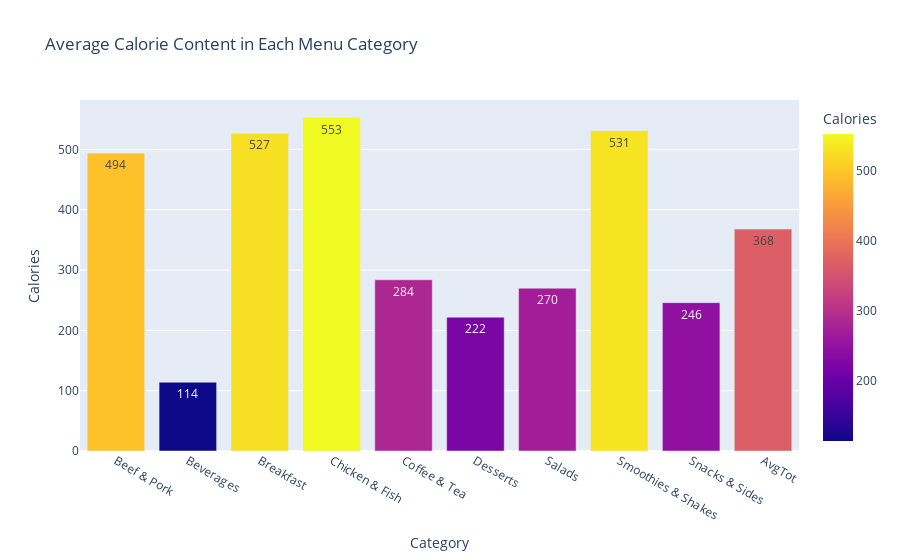

Source (notebook cell):
### Code cell
import plotly.express as px

fig = px.bar(df_calAvg_meal, x="Category", y="Calories", 
             text='Calories', color="Calories", title="Average Calorie Content in Each Menu Category")
fig.show()

### Figure 1 — Plotly figure (JSON) as saved in the notebook; plotly's stock layout.template omitted (floating-point values rounded to 4 significant figures)
{"data": [{"alignmentgroup": "True", "hovertemplate": "Category=%{x}<br>Calories=%{marker.color}<extra></extra>", "legendgroup": "", "marker": {"color": [494, 114, 527, 553, 284, 222, 270, 531, 246, 368], "coloraxis": "coloraxis"}, "name": "", "offsetgroup": "", "orientation": "v", "showlegend": false, "text": [494, 114, 527, 553, 284, 222, 270, 531, 246, 368], "textposition": "auto", "type": "bar", "x": ["Beef & Pork", "Beverages", "Breakfast", "Chicken & Fish", "Coffee & Tea", "Desserts", "Salads", "Smoothies & Shakes", "Snacks & Sides", "AvgTot"], "xaxis": "x", "y": [494, 114, 527, 553, 284, 222, 270, 531, 246, 368], "yaxis": "y"}], "layout": {"barmode": "relative", "coloraxis": {"colorbar": {"title": {"text": "Calories"}}, "colorscale": [[0, "#0d0887"], [0.1111, "#46039f"], [0.2222, "#7201a8"], [0.3333, "#9c179e"], [0.4444, "#bd3786"], [0.5556, "#d8576b"], [0.6667, "#ed7953"], [0.7778, "#fb9f3a"], [0.8889, "#fdca26"], [1, "#f0f921"]]}, "legend": {"tracegroupgap": 0}, "title": {"text": "Average Calorie Content in Each Menu Category"}, "xaxis": {"anchor": "y", "domain": [0, 1], "title": {"text": "Category"}}, "yaxis": {"anchor": "x", "domain": [0, 1], "title": {"text": "Calories"}}}}
